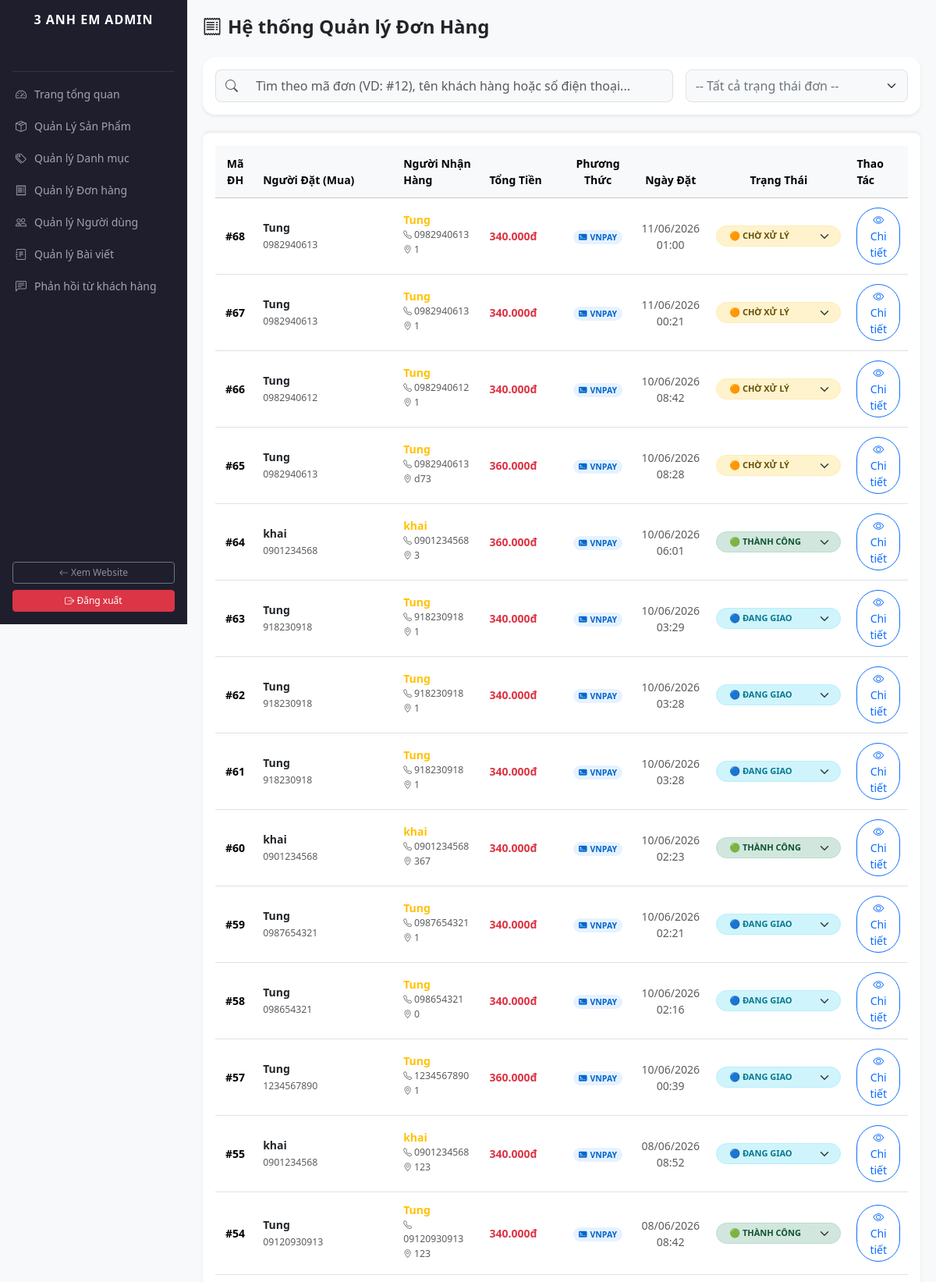
Screenshot of /admin/orders.php (signed in, upper part) with the database file from the repository.
### tables this page shows
CREATE TABLE `orders` (
  `id` int(11) NOT NULL,
  `user_id` int(11) DEFAULT NULL,
  `receiver_name` varchar(255) DEFAULT NULL,
  `receiver_phone` varchar(20) DEFAULT NULL,
  `receiver_address` text DEFAULT NULL,
  `full_name` varchar(255) NOT NULL,
  `email` varchar(255) NOT NULL,
  `phone` varchar(20) NOT NULL,
  `address` text NOT NULL,
  `note` text DEFAULT NULL,
  `total_money` int(11) NOT NULL,
  `payment_method` varchar(20) NOT NULL DEFAULT 'qr',
  `status` varchar(50) NOT NULL DEFAULT 'pending',
  `payment_proof` varchar(255) DEFAULT NULL,
  `created_at` timestamp NOT NULL DEFAULT current_timestamp()
);

### admin/orders.php (the view, shortened to what this page needs)
<?php
include_once '../config/db.php';
include_once 'includes/header.php';
?>
<div class="mb-4">
    <h4 class="fw-bold text-dark"><i class="bi bi-receipt me-2"></i>Hệ thống Quản lý Đơn Hàng</h4>
</div>
<div class="card border-0 shadow-sm rounded-4 p-3 bg-white mb-4">
    <div class="row g-3">
        <div class="col-12 col-md-7 col-lg-8">
            <div class="input-group">
                <span class="input-group-text bg-light border-end-0 text-muted rounded-start-3"><i class="bi bi-search"></i></span>
                <input type="text" id="searchOrderInput" class="form-control bg-light border-start-0 rounded-end-3 py-2 small" placeholder="Tìm theo mã đơn (VD: #12), tên khách hàng hoặc số điện thoại..." onkeyup="filterAdminOrders()">
            </div>
        </div>
        <div class="col-12 col-md-5 col-lg-4">
            <select id="filterStatusSelect" class="form-select bg-light rounded-3 py-2 small text-secondary" onchange="filterAdminOrders()">
                <option value="all">-- Tất cả trạng thái đơn --</option>
            </select>
        </div>
    </div>
</div>
<div class="table-responsive-custom double-scroll bg-white rounded-3 shadow-sm p-3">
    <table class="table table-hover align-middle">
        <thead class="table-light">
            <tr>
                <th>Mã ĐH</th>
                <th>Người Đặt (Mua)</th>
                <th>Người Nhận Hàng</th>
                <th>Tổng Tiền</th>
                <th>Phương Thức</th> <th>Ngày Đặt</th>
                <th>Trạng Thái</th>
                <th>Thao Tác</th>
            </tr>
        </thead>
        <tbody>
            <?php
            $stmt = $pdo->query("SELECT * FROM orders WHERE status != 'cancelled' ORDER BY id DESC");
            while ($row = $stmt->fetch()):
                $customer_search = text_clean($row['full_name'] . ' ' . ($row['receiver_name'] ?? ''));
                $phone_search = text_clean($row['phone'] . ' ' . ($row['receiver_phone'] ?? ''));
                $select_color_class = 'status-pending';
                if ($row['status'] == 'shipping') $select_color_class = 'status-shipping';
                if ($row['status'] == 'completed') $select_color_class = 'status-completed';
                $pm = strtolower(trim($row['payment_method'] ?? 'cod'));
                if ($pm === 'vnpay') {
                    $payment_badge = '<span class="badge bg-vnpay-light text-vnpay fw-bold rounded-pill px-2.5 py-1.5 small"><i class="bi bi-credit-card-2-front-fill me-1"></i>VNPAY</span>';
                } elseif ($pm === 'bank' || $pm === 'transfer') {
                    $payment_badge = '<span class="badge bg-warning-light text-warning-dark fw-bold rounded-pill px-2.5 py-1.5 small"><i class="bi bi-bank2 me-1"></i>BANK</span>';
                } else {
                    $payment_badge = '<span class="badge bg-secondary-light text-secondary-dark fw-bold rounded-pill px-2.5 py-1.5 small"><i class="bi bi-truck me-1"></i>COD</span>';
                }
            ?>
            <tr class="order-data-row"
                id="order-row-<?= $row['id'] ?>"
                data-id="<?= $row['id'] ?>"
                data-customer="<?= htmlspecialchars($customer_search) ?>"
                data-phone="<?= htmlspecialchars($phone_search) ?>"
                data-payment="<?= $pm ?>"
                data-status="<?= $row['status'] ?>">
                <td class="fw-bold">#<?= $row['id'] ?></td>
                <td>
                    <div class="fw-semibold text-dark"><?= htmlspecialchars($row['full_name']) ?></div>
                    <small class="text-muted"><?= htmlspecialchars($row['phone']) ?></small>
                </td>
                <td>
                    <div class="fw-semibold text-warning">
                        <?= htmlspecialchars($row['receiver_name'] ?: $row['full_name']) ?>
                    </div>
                    <small class="text-muted d-block">
                        <i class="bi bi-telephone small"></i> <?= htmlspecialchars($row['receiver_phone'] ?: $row['phone']) ?>
                    </small>
                    <small class="text-muted text-truncate d-inline-block" style="max-width: 200px;" title="<?= htmlspecialchars($row['receiver_address'] ?: $row['address']) ?>">
                        <i class="bi bi-geo-alt small"></i> <?= htmlspecialchars($row['receiver_address'] ?: $row['address']) ?>
                    </small>
                </td>
                <td class="fw-bold text-danger"><?= number_format($row['total_money'], 0, ',', '.') ?>đ</td>
                <td><?= $payment_badge ?></td>
                <td class="small text-muted"><?= date('d/m/Y H:i', strtotime($row['created_at'])) ?></td>
                <td>
                    <select class="form-select form-select-sm rounded-pill px-3 fw-bold change-order-status <?= $select_color_class ?>"
                            data-id="<?= $row['id'] ?>" style="width: 160px; font-size: 11px;">
                        <option value="pending" <?= $row['status'] == 'pending' ? 'selected' : '' ?>>🟠 CHỜ XỬ LÝ</option>
                        <option value="shipping" <?= $row['status'] == 'shipping' ? 'selected' : '' ?>>🔵 ĐANG GIAO</option>
                        <option value="completed" <?= $row['status'] == 'completed' ? 'selected' : '' ?>>🟢 THÀNH CÔNG</option>
                    </select>
                </td>
                <td>
                    <a href="orders-detail.php?id=<?= $row['id'] ?>" class="btn btn-sm btn-outline-primary rounded-pill px-3">
                        <i class="bi bi-eye"></i> Chi tiết
                    </a>
                </td>
            </tr>
            <?php endwhile; ?>
        </tbody>
    </table>
</div>
<?php
function text_clean($str) {
    return mb_strtolower(trim($str), 'UTF-8');
}
?>

### admin/assets/css/style.css (style rules this page uses)
:root { --sidebar-width: 240px; --gold-color: #cca43b; --dark-bg: #1e1e2d; }
* { box-sizing: border-box; }
body { background-color: #f8f9fa; font-family: 'Segoe UI', system-ui, sans-serif; overflow-x: hidden; width: 100%; }
.table-responsive-custom { width: 100%; overflow-x: auto; -webkit-overflow-scrolling: touch; margin-bottom: 1rem; display: block; }
.double-scroll { transform: rotateX(180deg); }
.double-scroll table { transform: rotateX(180deg); }
.table { width: 100%; margin-bottom: 0; vertical-align: middle; border-collapse: collapse; }
.table th, .table td { white-space: normal !important; word-wrap: break-word; padding: 12px 10px !important; font-size: 14px; text-align: left; }
.table th:nth-child(1), .table td:nth-child(1) { width: 80px; text-align: center; }
.table th:nth-child(2), .table td:nth-child(2) { min-width: 180px; max-width: 240px; }
.table th:nth-child(3), .table td:nth-child(3) { width: 130px; }
.table th:nth-child(4), .table td:nth-child(4) { width: 120px; white-space: nowrap !important; }
.table th:nth-child(5), .table td:nth-child(5) { width: 120px; text-align: center; }
.table th:nth-child(6), .table td:nth-child(6) { width: 110px; text-align: center; }
.table th:nth-child(7), .table td:nth-child(7) { width: 130px; text-align: center; }

### admin/includes/header.php (style rules this page uses)
:root { --sidebar-width: 240px; --gold-color: #cca43b; --dark-bg: #1e1e2d; }
* { box-sizing: border-box; }
body { background-color: #f8f9fa; font-family: 'Segoe UI', system-ui, sans-serif; overflow-x: hidden; width: 100%; }
.table-responsive-custom { width: 100%; overflow-x: auto; -webkit-overflow-scrolling: touch; margin-bottom: 1rem; display: block; }
.double-scroll { transform: rotateX(180deg); }
.double-scroll table { transform: rotateX(180deg); }
.table { width: 100%; margin-bottom: 0; vertical-align: middle; border-collapse: collapse; }
.table th, .table td { white-space: normal !important; word-wrap: break-word; padding: 12px 10px !important; font-size: 14px; text-align: left; }
.table th:nth-child(1), .table td:nth-child(1) { width: 80px; text-align: center; }
.table th:nth-child(2), .table td:nth-child(2) { min-width: 180px; max-width: 240px; }
.table th:nth-child(3), .table td:nth-child(3) { width: 130px; }
.table th:nth-child(4), .table td:nth-child(4) { width: 120px; white-space: nowrap !important; }
.table th:nth-child(5), .table td:nth-child(5) { width: 120px; text-align: center; }
.table th:nth-child(6), .table td:nth-child(6) { width: 110px; text-align: center; }
.table th:nth-child(7), .table td:nth-child(7) { width: 130px; text-align: center; }

### admin/orders.php (style rules this page uses)
.change-order-status { border: 1px solid transparent !important; cursor: pointer; }
.status-pending { background-color: #fff3cd !important; color: #664d03 !important; border-color: #ffecb5 !important; }
.status-shipping { background-color: #cff4fc !important; color: #087990 !important; border-color: #b6effb !important; }
.status-completed { background-color: #d1e7dd !important; color: #0f5132 !important; border-color: #badbcc !important; }
.bg-vnpay-light { background-color: #e6f2ff !important; }
.text-vnpay { color: #0066cc !important; }
.order-data-row { transition: background-color 0.3s ease, transform 0.4s ease, opacity 0.4s ease; }

### rows the page displays
orders: id "68", full_name "Tung", phone "0982940613", receiver_name "Tung", receiver_phone "0982940613", receiver_address "1", total_money "340.000", payment_method "vnpay" (drawn), created_at "11/06/2026 01:00", id "🟠 CHỜ XỬ LÝ"
orders: id "67", full_name "Tung", phone "0982940613", receiver_name "Tung", receiver_phone "0982940613", receiver_address "1", total_money "340.000", payment_method "vnpay" (drawn), created_at "11/06/2026 00:21", id "🟠 CHỜ XỬ LÝ"
orders: id "66", full_name "Tung", phone "0982940612", receiver_name "Tung", receiver_phone "0982940612", receiver_address "1", total_money "340.000", payment_method "vnpay" (drawn), created_at "10/06/2026 08:42", id "🟠 CHỜ XỬ LÝ"
orders: id "65", full_name "Tung", phone "0982940613", receiver_name "Tung", receiver_phone "0982940613", receiver_address "d73", total_money "360.000", payment_method "vnpay" (drawn), created_at "10/06/2026 08:28", id "🟠 CHỜ XỬ LÝ"
orders: id "64", full_name "khai", phone "0901234568", receiver_name "khai", receiver_phone "0901234568", receiver_address "3", total_money "360.000", payment_method "vnpay" (drawn), created_at "10/06/2026 06:01", status+id "🟢 THÀNH CÔNG"
orders: id "63", full_name "Tung", phone "918230918", receiver_name "Tung", receiver_phone "918230918", receiver_address "1", total_money "340.000", payment_method "vnpay" (drawn), created_at "10/06/2026 03:29", status+id "🔵 ĐANG GIAO"
orders: id "62", full_name "Tung", phone "918230918", receiver_name "Tung", receiver_phone "918230918", receiver_address "1", total_money "340.000", payment_method "vnpay" (drawn), created_at "10/06/2026 03:28", status+id "🔵 ĐANG GIAO"
orders: id "61", full_name "Tung", phone "918230918", receiver_name "Tung", receiver_phone "918230918", receiver_address "1", total_money "340.000", payment_method "vnpay" (drawn), created_at "10/06/2026 03:28", status+id "🔵 ĐANG GIAO"
orders: id "60", full_name "khai", phone "0901234568", receiver_name "khai", receiver_phone "0901234568", receiver_address "367", total_money "340.000", payment_method "vnpay" (drawn), created_at "10/06/2026 02:23", status+id "🟢 THÀNH CÔNG"
orders: id "59", full_name "Tung", phone "0987654321", receiver_name "Tung", receiver_phone "0987654321", receiver_address "1", total_money "340.000", payment_method "vnpay" (drawn), created_at "10/06/2026 02:21", status+id "🔵 ĐANG GIAO"
orders: id "58", full_name "Tung", phone "098654321", receiver_name "Tung", receiver_phone "098654321", receiver_address "0", total_money "340.000", payment_method "vnpay" (drawn), created_at "10/06/2026 02:16", status+id "🔵 ĐANG GIAO"
orders: id "57", full_name "Tung", phone "1234567890", receiver_name "Tung", receiver_phone "1234567890", receiver_address "1", total_money "360.000", payment_method "vnpay" (drawn), created_at "10/06/2026 00:39", status+id "🔵 ĐANG GIAO"
orders: id "55", full_name "khai", phone "0901234568", receiver_name "khai", receiver_phone "0901234568", receiver_address "123", total_money "340.000", payment_method "vnpay" (drawn), created_at "08/06/2026 08:52", status+id "🔵 ĐANG GIAO"
orders: id "54", full_name "Tung", phone "09120930913", receiver_name "Tung", receiver_phone "09120930913", receiver_address "123", total_money "340.000", payment_method "vnpay" (drawn), created_at "08/06/2026 08:42", status+id "🟢 THÀNH CÔNG"
